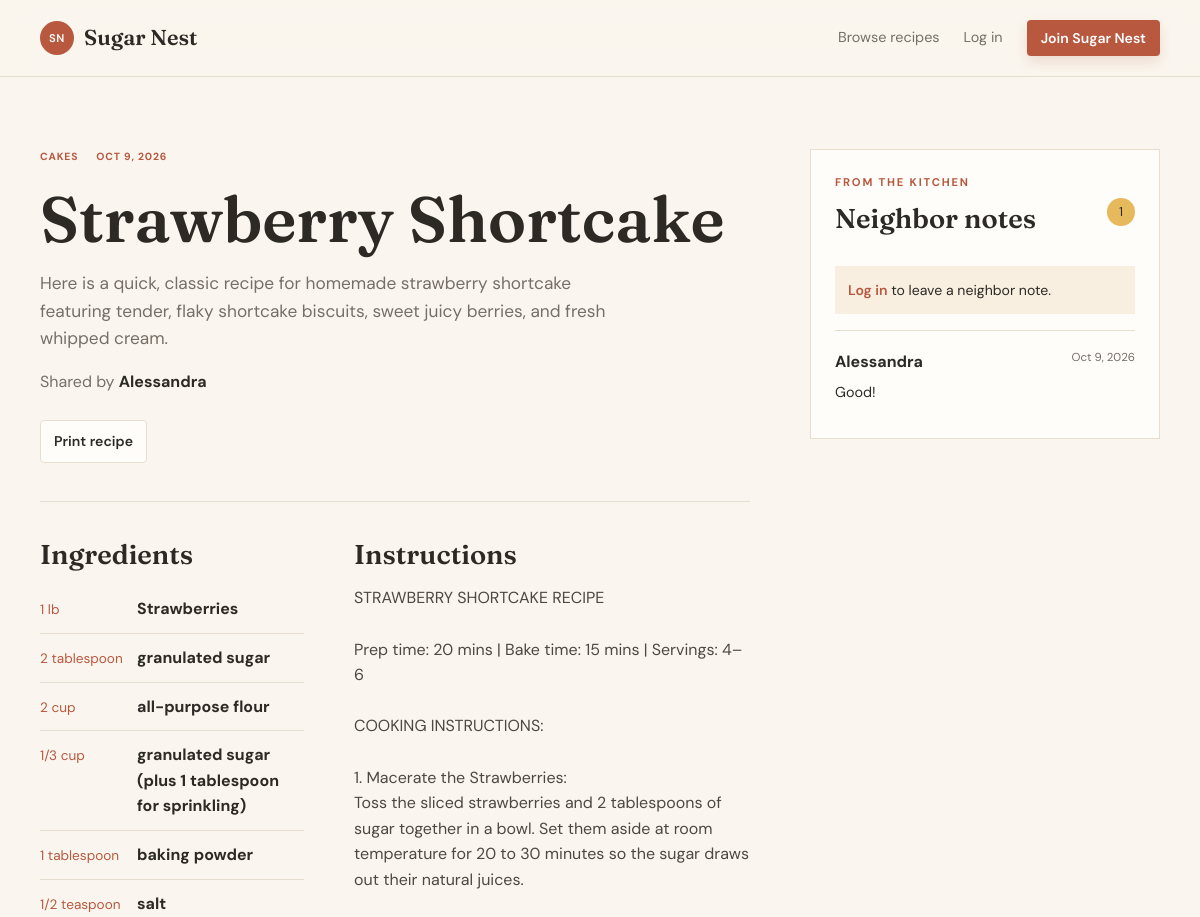
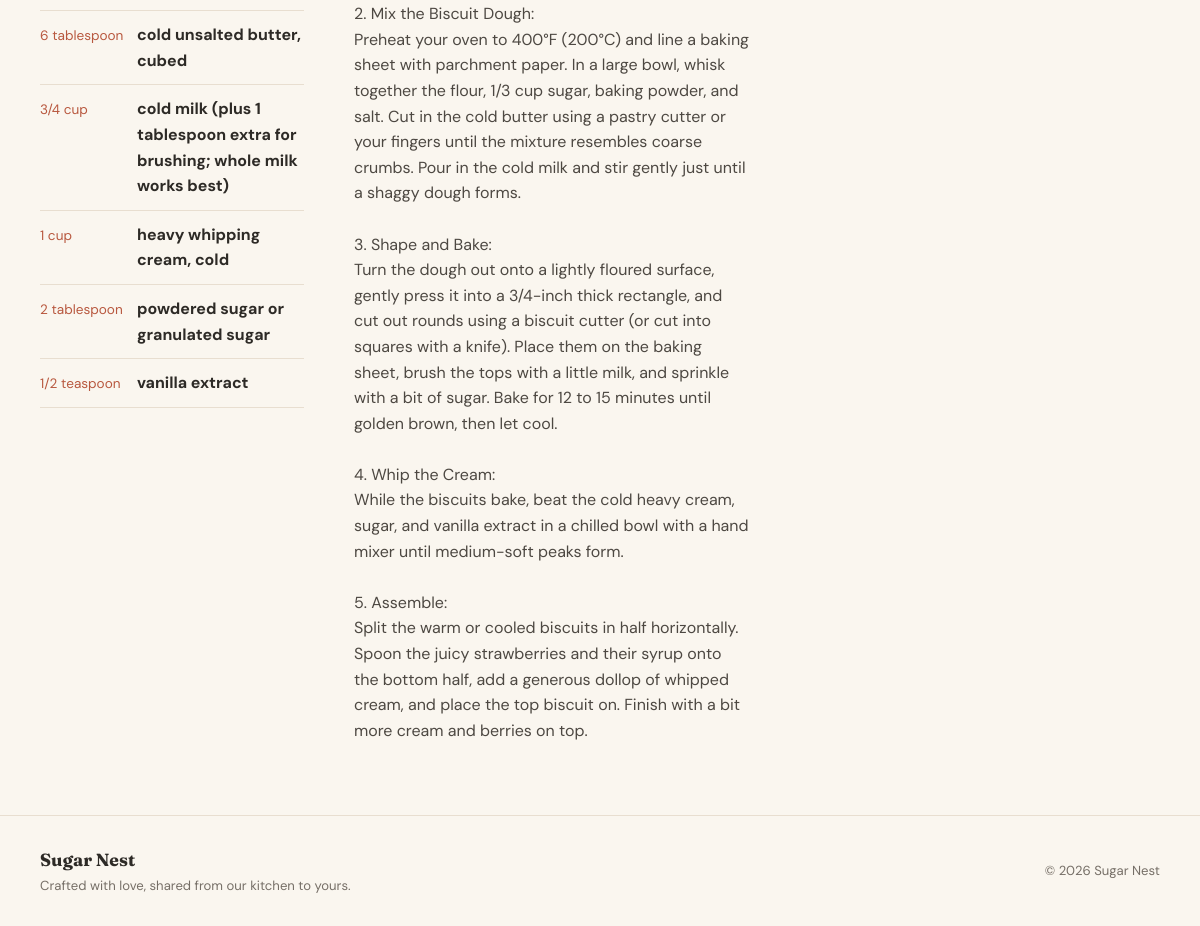
The app's page /recipe_view.php?id=1 with its own data (2 pictures, top to bottom).
### tables this page shows
CREATE TABLE `recipes` (
  `id` int(10) UNSIGNED NOT NULL,
  `user_id` int(10) UNSIGNED NOT NULL,
  `category_id` int(10) UNSIGNED NOT NULL,
  `title` varchar(150) NOT NULL,
  `short_description` varchar(255) NOT NULL,
  `instructions` text NOT NULL,
  `created_at` timestamp NOT NULL DEFAULT current_timestamp(),
  `updated_at` timestamp NOT NULL DEFAULT current_timestamp() ON UPDATE current_timestamp()
);

CREATE TABLE `categories` (
  `id` int(10) UNSIGNED NOT NULL,
  `name` varchar(80) NOT NULL,
  `unit_options` longtext DEFAULT NULL CHECK (json_valid(`unit_options`)),
  `created_at` timestamp NOT NULL DEFAULT current_timestamp()
);

CREATE TABLE `users` (
  `id` int(10) UNSIGNED NOT NULL,
  `full_name` varchar(100) NOT NULL,
  `email` varchar(150) NOT NULL,
  `password_hash` varchar(255) NOT NULL,
  `created_at` timestamp NOT NULL DEFAULT current_timestamp()
);

CREATE TABLE `ingredients` (
  `id` int(10) UNSIGNED NOT NULL,
  `recipe_id` int(10) UNSIGNED NOT NULL,
  `quantity` varchar(50) NOT NULL,
  `unit` varchar(50) NOT NULL,
  `ingredient_name` varchar(150) NOT NULL,
  `ingredient_order` int(10) UNSIGNED NOT NULL DEFAULT 1
);

CREATE TABLE `comments` (
  `id` int(10) UNSIGNED NOT NULL,
  `recipe_id` int(10) UNSIGNED NOT NULL,
  `user_id` int(10) UNSIGNED NOT NULL,
  `comment_text` text NOT NULL,
  `created_at` timestamp NOT NULL DEFAULT current_timestamp(),
  `updated_at` timestamp NOT NULL DEFAULT current_timestamp() ON UPDATE current_timestamp()
);

### classes/Auth.php (called while the page is built, shortened)
<?php
class Auth
{
    public static function check(): bool
    {
        return isset($_SESSION['user_id']);
    }
}

### classes/Database.php (called while the page is built, shortened)
<?php
class Database
{
    private static ?PDO $connection = null;
    public static function connection(): PDO
    {
        if (self::$connection === null) {
            $dsn = 'mysql:host=' . DB_HOST . ';dbname=' . DB_NAME . ';charset=utf8mb4';
            self::$connection = new PDO($dsn, DB_USER, DB_PASS, [
                PDO::ATTR_ERRMODE => PDO::ERRMODE_EXCEPTION,
                PDO::ATTR_DEFAULT_FETCH_MODE => PDO::FETCH_ASSOC,
                PDO::ATTR_EMULATE_PREPARES => false,
            ]);
        }
        return self::$connection;
    }
}

### classes/Recipe.php (called while the page is built, shortened)
<?php
class Recipe
{
    public static function find(int $id): ?array
    {
        $statement = Database::connection()->prepare(
            'SELECT r.*, c.name AS category_name, u.full_name AS author_name
             FROM recipes r INNER JOIN categories c ON c.id = r.category_id
             INNER JOIN users u ON u.id = r.user_id WHERE r.id = :id LIMIT 1'
        );
        $statement->execute(['id' => $id]);
        $recipe = $statement->fetch();
        return $recipe ?: null;
    }
    public static function ingredients(int $recipeId): array
    {
        $statement = Database::connection()->prepare('SELECT * FROM ingredients WHERE recipe_id = :recipe_id ORDER BY ingredient_order, id');
        $statement->execute(['recipe_id' => $recipeId]);
        return $statement->fetchAll();
    }
}

### includes/functions.php (called while the page is built, shortened)
<?php
function e(?string $value): string
{
    return htmlspecialchars($value ?? '', ENT_QUOTES, 'UTF-8');
}

### classes/Comment.php (called while the page is built, shortened)
<?php
class Comment
{
    public static function forRecipe(int $recipeId): array
    {
        $statement = Database::connection()->prepare(
            'SELECT c.*, u.full_name AS author_name
             FROM comments c INNER JOIN users u ON u.id = c.user_id
             WHERE c.recipe_id = :recipe_id ORDER BY c.created_at DESC'
        );
        $statement->execute(['recipe_id' => $recipeId]);
        return $statement->fetchAll();
    }
}

### recipe_view.php (the view, shortened to what this page needs)
<?php
$id = filter_input(INPUT_GET, 'id', FILTER_VALIDATE_INT) ?: 0;
$recipe = $id ? Recipe::find($id) : null;
$ingredients = Recipe::ingredients($id); $comments = Comment::forRecipe($id); $isFavorite = Auth::check() && Favorite::exists(Auth::id(), $id); $isOwner = Auth::check() && (int) $recipe['user_id'] === Auth::id();
require __DIR__ . '/includes/header.php';
?>
<section class="container page-section detail-layout"><article class="recipe-detail"><div class="detail-kicker"><span><?= e($recipe['category_name']) ?></span><span><?= date('M j, Y', strtotime($recipe['created_at'])) ?></span></div><h1><?= e($recipe['title']) ?></h1><p class="detail-description"><?= e($recipe['short_description']) ?></p><p class="byline">Shared by <strong><?= e($recipe['author_name']) ?></strong></p><div class="detail-actions"><a class="outline-button" href="<?= BASE_URL ?>/recipe_print.php?id=<?= $id ?>">Print recipe</a></div><div class="detail-rule"></div><div class="recipe-columns"><section><h2>Ingredients</h2><ul class="ingredient-list"><?php foreach ($ingredients as $ingredient): ?><li><span><?= e($ingredient['quantity']) ?> <?= e($ingredient['unit']) ?></span><strong><?= e($ingredient['ingredient_name']) ?></strong></li><?php endforeach; ?></ul></section><section><h2>Instructions</h2><div class="instructions"><?= nl2br(e($recipe['instructions'])) ?></div></section></div></article><aside class="comments-panel"><div class="section-heading"><div><p class="eyebrow">From the kitchen</p><h2>Neighbor notes</h2></div><span class="comment-count"><?= count($comments) ?></span></div><?php if (Auth::check()): ?><form class="comment-form" method="post" action="<?= BASE_URL ?>/actions/comment_add.php"><input type="hidden" name="recipe_id" value="<?= $id ?>"><?= csrfField() ?><label class="sr-only" for="comment_text">Add a comment</label><textarea id="comment_text" name="comment_text" rows="3" maxlength="1000" required placeholder="Leave a kind note or serving tip..."></textarea><button class="button button-small" type="submit">Post note</button></form><?php else: ?><p class="login-prompt"><a href="<?= BASE_URL ?>/login.php">Log in</a> to leave a neighbor note.</p><?php endif; ?><div class="comment-list"><?php foreach ($comments as $comment): ?><article class="comment"><div class="comment-top"><strong><?= e($comment['author_name']) ?></strong><small><?= date('M j, Y', strtotime($comment['created_at'])) ?></small></div><p><?= nl2br(e($comment['comment_text'])) ?></p></article><?php endforeach; ?></div></aside></section>
<?php require __DIR__ . '/includes/footer.php'; ?>

### includes/header.php (shortened to what this page needs)
<!doctype html>
<html lang="en">
<head>
    <link rel="stylesheet" href="<?= BASE_URL ?>/css/style.css">
</head>
<body>
<header class="site-header">
    <div class="container nav-wrap">
        <a class="brand" href="<?= BASE_URL ?>/index.php"><span class="brand-mark">SN</span><span>Sugar Nest</span></a>
        <nav class="site-nav" aria-label="Main navigation">
            <a href="<?= BASE_URL ?>/recipes.php">Browse recipes</a>
            <?php if (Auth::check()): ?>
                <a href="<?= BASE_URL ?>/favorites.php">Favorites</a>
                <a href="<?= BASE_URL ?>/recipe_create.php">Share a recipe</a>
                <a class="nav-account" href="<?= BASE_URL ?>/dashboard.php">Hi, <?= e($_SESSION['user_name'] ?? 'baker') ?></a>
                <a href="<?= BASE_URL ?>/logout.php" data-confirm="Log out of your Sugar Nest account?">Log out</a>
            <?php else: ?>
                <a href="<?= BASE_URL ?>/login.php">Log in</a>
                <a class="button button-small" href="<?= BASE_URL ?>/register.php">Join Sugar Nest</a>
            <?php endif; ?>
        </nav>
    </div>
</header>
<main>

### includes/footer.php (shortened to what this page needs)
</main>
<footer class="site-footer">
    <div class="container footer-wrap">
        <div><strong>Sugar Nest</strong><span>Crafted with love, shared from our kitchen to yours.</span></div>
        <span>&copy; <?= date('Y') ?> Sugar Nest</span>
    </div>
</footer>
</body>
</html>

### css/style.css (style rules this page uses)
:root { --ink:#2d2a26; --muted:#766f67; --cream:#faf6ef; --paper:#fffdf9; --rust:#b8583f; --rust-dark:#90432f; --honey:#e6b95c; --sage:#a4b29d; --line:#e8ded0; --shadow:0 18px 50px rgba(71,49,31,.09); }
* { box-sizing:border-box; }
html { scroll-behavior:smooth; }
body { margin:0; color:var(--ink); background:var(--cream); font-family:'DM Sans', sans-serif; line-height:1.6; }
a { color:inherit; text-decoration:none; }
.container { width:min(1120px, calc(100% - 40px)); margin:0 auto; }
.site-header { background:rgba(250,246,239,.94); border-bottom:1px solid var(--line); position:sticky; top:0; z-index:20; backdrop-filter:blur(14px); }
.nav-wrap,.nav-account,.site-nav,.hero-actions,.card-footer,.section-heading,.footer-wrap,.band-grid,.detail-actions,.form-actions,.detail-kicker { display:flex; align-items:center; }
.nav-wrap { min-height:76px; justify-content:space-between; gap:30px; }
.brand { display:flex; align-items:center; gap:10px; font-family:Fraunces, Georgia, serif; font-size:1.35rem; font-weight:600; }
.brand-mark { display:grid; place-items:center; width:34px; height:34px; background:var(--rust); color:#fff; border-radius:50%; font:600 .7rem 'DM Sans', sans-serif; letter-spacing:.05em; }
.site-nav { gap:24px; font-size:.9rem; color:var(--muted); }
.button,.outline-button,.favorite-button { display:inline-flex; justify-content:center; align-items:center; border:0; border-radius:4px; padding:12px 19px; font:600 .88rem 'DM Sans',sans-serif; cursor:pointer; transition:.2s ease; }
.button { background:var(--rust); color:#fff; box-shadow:0 6px 14px rgba(184,88,63,.18); }
.button-small { padding:9px 14px; }
.outline-button { border:1px solid var(--line); background:var(--paper); color:var(--ink); }
.eyebrow { margin:0 0 12px; color:var(--rust); text-transform:uppercase; font-size:.7rem; font-weight:700; letter-spacing:.16em; }
h1,h2,h3 { font-family:Fraunces,Georgia,serif; line-height:1.1; font-weight:600; margin:0 0 16px; }
h1 { font-size:clamp(2.7rem,6vw,5rem); max-width:760px; }
h2 { font-size:2.2rem; }
p { margin:0 0 16px; }
.hero-copy,.lead,.detail-description { color:var(--muted); font-size:1.08rem; max-width:600px; }
.page-section { padding:72px 0; }
.section-heading { justify-content:space-between; gap:20px; margin-bottom:28px; }
.card-meta,.detail-kicker { display:flex; justify-content:space-between; color:var(--rust); text-transform:uppercase; letter-spacing:.08em; font-size:.65rem; font-weight:700; gap:10px; }
.site-footer { border-top:1px solid var(--line); padding:30px 0; color:var(--muted); font-size:.82rem; }
.footer-wrap { justify-content:space-between; gap:20px; }
.footer-wrap strong,.footer-wrap span { display:block; }
.footer-wrap strong { color:var(--ink); font-family:Fraunces,Georgia,serif; font-size:1.1rem; }
.outline-button,.favorite-button { min-height:43px; }
.outline-button { padding:9px 13px; }
.detail-layout { display:grid; grid-template-columns:minmax(0,1fr) 350px; gap:60px; }
.detail-layout > * { min-width:0; }
.detail-kicker { justify-content:flex-start; gap:18px; }
.detail-layout h1 { font-size:4rem; margin-top:18px; }
.byline { color:var(--muted); }
.byline strong { color:var(--ink); }
.detail-actions { flex-wrap:wrap; gap:12px; margin-top:25px; }
.detail-rule { border-top:1px solid var(--line); margin:38px 0; }
.recipe-columns { display:grid; grid-template-columns:.8fr 1.2fr; gap:50px; }
.recipe-columns h2,.comments-panel h2 { font-size:1.7rem; }
.ingredient-list { list-style:none; padding:0; margin:0; }
.ingredient-list li { display:flex; gap:12px; align-items:baseline; padding:11px 0; border-bottom:1px solid var(--line); }
.ingredient-list li span { min-width:85px; color:var(--rust); font-size:.85rem; }
.instructions { white-space:normal; color:#4d4842; }
.comments-panel { background:var(--paper); border:1px solid var(--line); padding:24px; align-self:start; }
.comments-panel .section-heading { margin-bottom:16px; }
.comment-count { display:grid; place-items:center; width:28px; height:28px; border-radius:50%; background:var(--honey); font-size:.8rem; }
.login-prompt { background:#f8efe1; padding:13px; font-size:.88rem; }
.login-prompt a { color:var(--rust); font-weight:600; }
.comment { border-top:1px solid var(--line); padding:18px 0 4px; }
.comment-top { display:flex; justify-content:space-between; gap:10px; }
.comment-top small { color:var(--muted); font-size:.72rem; }
.comment p { font-size:.9rem; margin:6px 0; }

### records on screen
recipes: category.name "CAKES", created_at "OCT 9, 2026", title "Strawberry Shortcake", short_description "Here is a quick, classic recipe for homemade strawberry shortcake featuring tender, flaky shortcake biscuits, sweet juicy berries, and fresh whipped cream.", user.full_name "Alessandra", instructions "STRAWBERRY SHORTCAKE RECIPE Prep time: 20 mins | Bake time: 15 mins | Servings: 4–6 COOKING INSTRUCTIONS: 1. Macerate the Strawberries: Toss the sliced strawberries and 2 tablespoons of sugar together in a bowl. Set them aside at room temperature for 20 to 30 minutes so the sugar draws out their natural juices. 2. Mix the Biscuit Dough: Preheat your oven to 400°F (200°C) and line a baking sheet with parchment paper. In a large bowl, whisk together the flour, 1/3 cup sugar, baking powder, and salt. Cut in the cold butter using a pastry cutter or your fingers until the mixture resembles coarse crumbs. Pour in the cold milk and stir gently just until a shaggy dough forms. 3. Shape and Bake:…"
ingredients: quantity "1", unit "lb", ingredient_name "Strawberries"
ingredients: quantity "2", unit "tablespoon", ingredient_name "granulated sugar"
ingredients: quantity "2", unit "cup", ingredient_name "all-purpose flour"
ingredients: quantity "1/3", unit "cup", ingredient_name "granulated sugar (plus 1 tablespoon for sprinkling)"
ingredients: quantity "1", unit "tablespoon", ingredient_name "baking powder"
ingredients: quantity "1/2", unit "teaspoon", ingredient_name "salt"
ingredients: quantity "6", unit "tablespoon", ingredient_name "cold unsalted butter, cubed"
ingredients: quantity "3/4", unit "cup", ingredient_name "cold milk (plus 1 tablespoon extra for brushing; whole milk works best)"
ingredients: quantity "1", unit "cup", ingredient_name "heavy whipping cream, cold"
ingredients: quantity "2", unit "tablespoon", ingredient_name "powdered sugar or granulated sugar"
ingredients: quantity "1/2", unit "teaspoon", ingredient_name "vanilla extract"
comments: user.full_name "Alessandra", created_at "Oct 9, 2026", comment_text "Good!"

### other values on screen
count($comments) "1"
